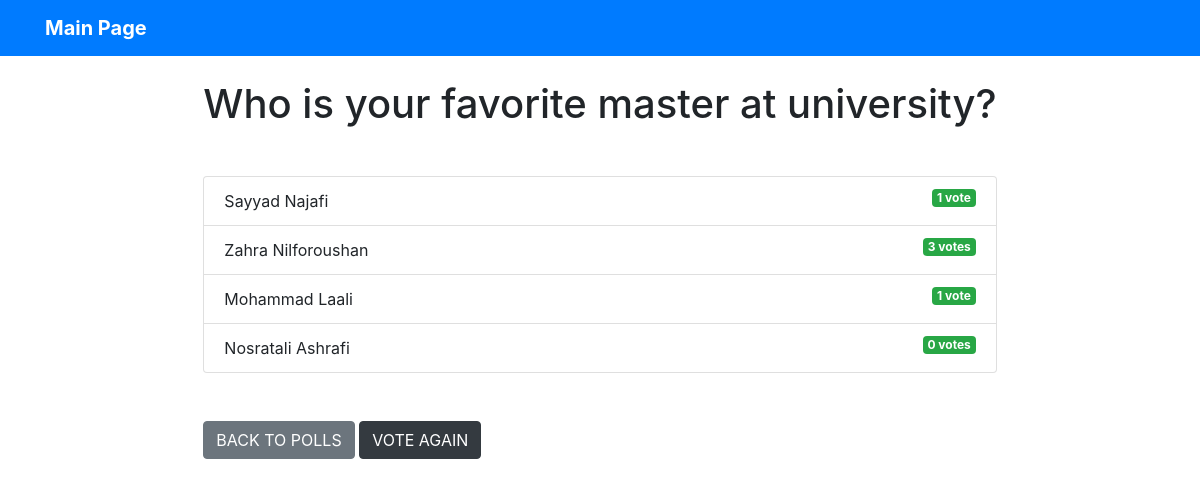
The page /polls/2/results/ on the database as committed earlier.
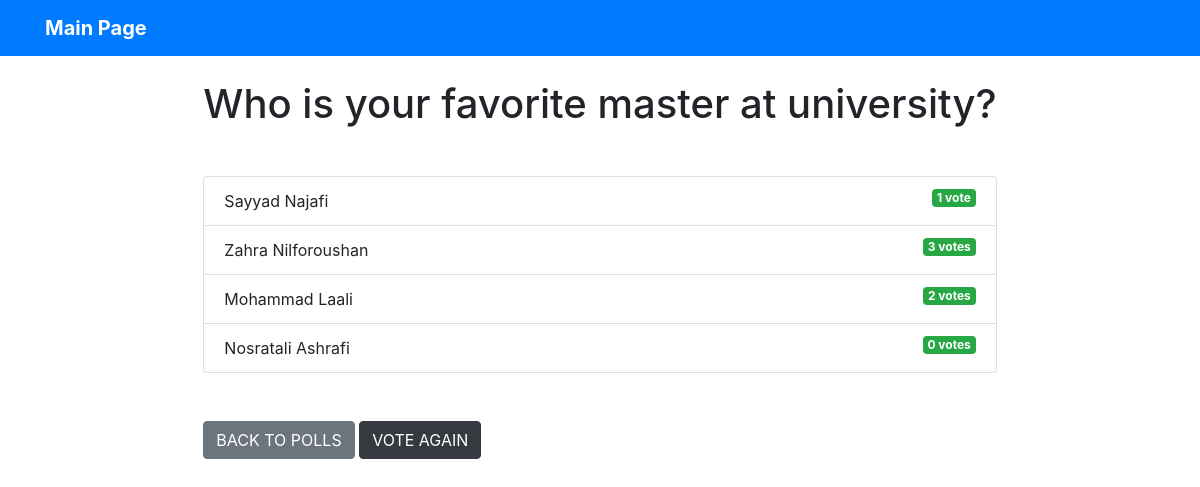
The same page on the database as committed later.
### poll/models.py (models this page shows, shortened)
class Question(models.Model):
    question_text = models.CharField(max_length=256)
    published_date = models.DateTimeField(default=timezone.now,)

class Choice(models.Model):
    question = models.ForeignKey(Question, on_delete = models.CASCADE)
    choice_text = models.CharField(max_length = 256)
    votes = models.IntegerField(default = 0)

### poll/views.py (the view)
# urls.py: path('polls/<int:question_id>/results/', results, name='results'),
def results(request, question_id):
    question = get_object_or_404(Question, pk = question_id)
    return render(request, 'poll/results.html', {'question': question})

### templates/poll/results.html (shortened to what this page needs)
{% extends 'base.html' %}
{% block content %}
<h1 class="mb-5 text-center">{{question.question_text}}</h1>
<ul class="list-group mb-5">
    {% for choice in question.choice_set.all %}
    <li class="list-group-item">
        {{ choice.choice_text }} <span class="badge badge-success float-right">{{choice.votes}} vote{{choice.votes | pluralize}}</span>
    </li>
    {% endfor %}
</ul>
<a class="btn btn-secondary" href="{% url 'poll:index' %}">BACK TO POLLS</a>
<a class="btn btn-dark" href="{% url 'poll:detail' question.id %}">VOTE AGAIN</a>
{% endblock %}

### templates/base.html (shortened to what this page needs)
<html lang ="en">
<head>
    <link rel ="stylesheet" href ="https://stackpath.bootstrapcdn.com/bootstrap/4.4.1/css/bootstrap.min.css"
>
</head>
<body>
    {% include 'poll/navbar.html'%}
    <div class ="container">
        <div class ="row">
            <div class =".col-md-6 m-auto">
                {% block content %}{% endblock %}
            </div>
        </div>
    </div>
</body>
</html>

### templates/poll/navbar.html
<nav class="navbar navbar-dark bg-primary mb-4">
    <div class="container">
        <a class="navbar-brand" style="font-weight: bold;" href="/">Main Page</a>
    </div>
</nav>

Rows that differ between the two databases and show on the page:
changed Choice "Mohammad Laali": votes "1" → "2"; votes|pluralize (not shown) → "s"
